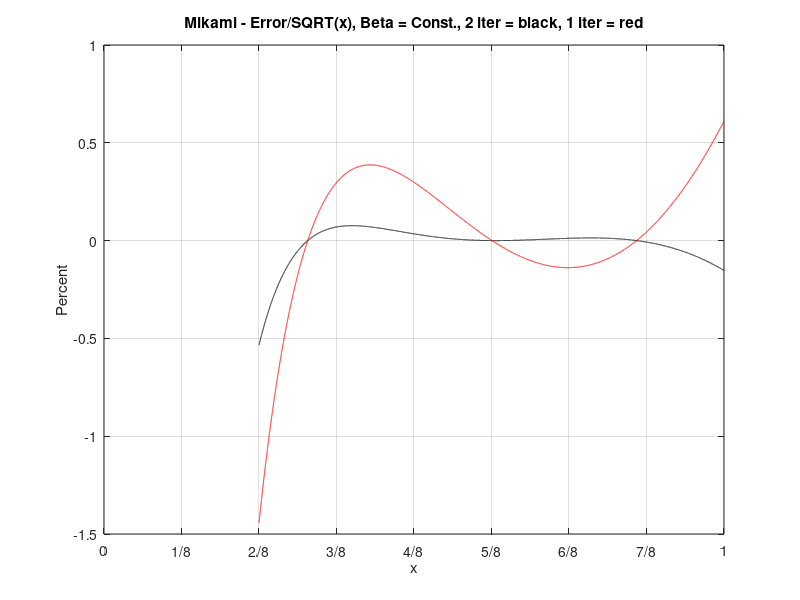

The MATLAB source for this figure:
%  MATLAB code in conjunction with:
% 
%     M. Allie and R. Lyons, "A Root of Less Evil", IEEE Signal 
%     Processing Magazine, DSP Tips & Tricks column, Vol. 22,
%     No. 2, March 2005. 
%
%  Models the Nonlinear IIR Filter (NIIRF) square root algorithm
%  from Reference [1] in the above article.
%
%    The acceleration factor "Beta" is set to a constant 
%    for all values of input "x".
%

clear
NumPts = 32768;  % Change to 16384 for Student version of MATLAB
x=[0.25:1/NumPts:1];
P0 = 2/3.*x+.354167;

Beta = 0.633; % Two-iteration Beta
P1 = Beta*(x-(P0.*P0))+P0;
P2 = Beta*(x-(P1.*P1))+P1;
er=sqrt(x)-P2;
per=er./sqrt(x);
s_per=per*per';
ms_per=s_per/length(x);

Beta = 0.64; % One-iteration Beta
P1 = Beta*(x-(P0.*P0))+P0;
ter=sqrt(x)-P1;
tper=ter./sqrt(x);
ts_per=tper*tper';
tms_per=ts_per/length(x);

figure;
plot(x,per*100,'k',x,tper*100,'r')
grid on
title('Mikami - Error/SQRT(x), Beta = Const., 2 iter = black, 1 iter = red');
xlabel('x')
ylabel('Percent')
v=axis;
axis([0,1,v(3),v(4)]);
set(gca,'xtick',[0,2/16,4/16,6/16,8/16,10/16,12/16,14/16,16/16,]);
set(gca,'XTickLabel',{'0','1/8','2/8','3/8','4/8','5/8','6/8','7/8 ','1',});

disp(sprintf(' Mikami Algorithm 2 iterations: Beta = %g  Values in percent except mse ',Beta))
disp(sprintf(' Mean Squared Error = %e     Maximum Error = %e',ms_per,max(abs(per)*100)))
disp(sprintf(' Average Error = %e     Variance = %e',mean(abs(per))*100, std(per*100)^2))
disp(' ')
disp(sprintf(' Mikami Algorithm 1 iteration: Beta = %g  Values in percent except mse',Beta))
disp(sprintf(' Mean Squared Error = %e     Maximum Error = %e',tms_per,max(abs(tper)*100)))
disp(sprintf(' Average Error = %e     Variance = %e',mean(abs(tper))*100, std(tper*100)^2))

